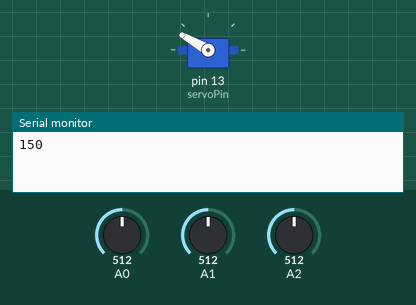
This sketch was run on a simulated Arduino Uno, built with avr-gcc and run on an emulated ATmega328P. Shown: servo, the last lines printed to the serial monitor. The inputs (shaded band) are chosen by the test bench; at power-on: A0 = 512, A1 = 512, A2 = 512.

Above: at 1.8 s.
1.9 s: A0 set to 614
4.2 s: A0 set to 641
At 7.2 s:
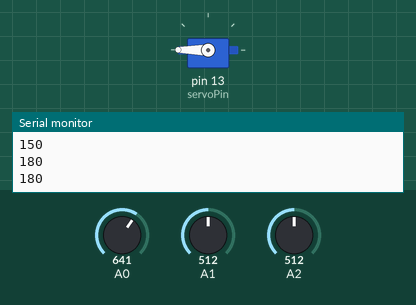
7.5 s: A1 set to 525
10.2 s: A1 set to 550
At 13.2 s:
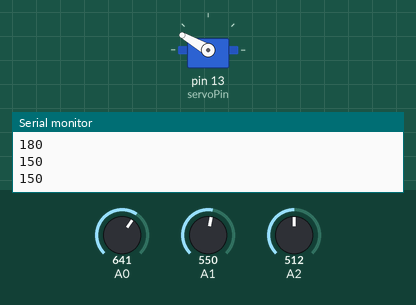
13.5 s: A0 set to 550
16.2 s: A0 set to 532
At 19.1 s:
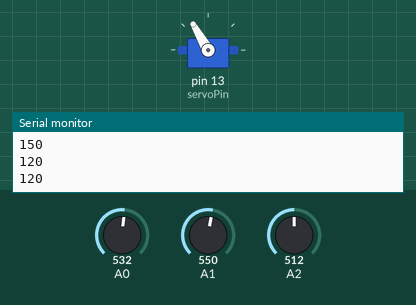
Timing chart, 0 to 20.5 s (numbered marks = the images above; inputs shaded):
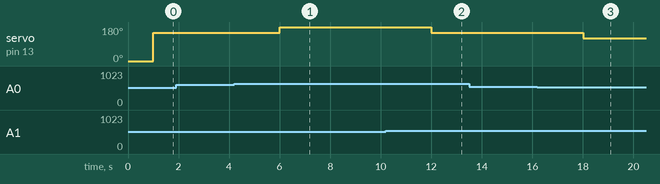

Measured:
- the behaviour switches between 624 and 625 on A0 (found by bisection; images 0 and 1)
- the behaviour switches between 531 and 532 on A1 (found by bisection; images 1 and 2)
- the behaviour switches between 543 and 542 on A0 (found by bisection; images 2 and 3)
- after the input at 4.2 s, servo on pin 13 (servoPin): 150° → 180° after 1.8 s
- after the input at 10.2 s, servo on pin 13 (servoPin): 180° → 150° after 1.8 s
- after the input at 16.2 s, servo on pin 13 (servoPin): 150° → 120° after 1.8 s

The sketch:

anti-sunflower.ino
```cpp
#include <Servo.h>

Servo antiSunFlower;
int servoPin = 13;
int angle = 0;

void setup() {
  pinMode(A0, INPUT);
  pinMode(A1, INPUT);
  pinMode(A2, INPUT);

  Serial.begin(9600);

  antiSunFlower.attach(servoPin);
  antiSunFlower.write(angle);
}

void loop() {
  int left, right, center;
  left = analogRead(A0);
  center = analogRead(A1);
  right = analogRead(A2);

  //Serial.println(left);
  //Serial.println(center);
  //Serial.println(right);
  //Serial.println("-----");

  delay(1000);

  angle = getAngle(left, center, right, angle);
  // wrote this angle to servo
  Serial.println(angle);
  antiSunFlower.write(angle);
}

int getAngle(int left, int center, int right, int currAngle) {
  left = map(left, 0, 1023, 0, 100);
  center = map(center, 0, 1023, 0, 100);
  right = map(right, 0, 1023, 0, 100);

  int tmp = max(left, max(center, right));

  if (tmp == left) {
    if (left-center <= 10){
      return 150;
    }
    return 180;
  } else if (tmp == center) {
    if (center-left <= 10){
      return 120;
    } else if (center-right <= 10){
      return 60;
    }
    return 90;
  } else if (tmp == right) {
    if (right-center <= 10){
      return 30;
    }
    return 0;
  }
}
```
